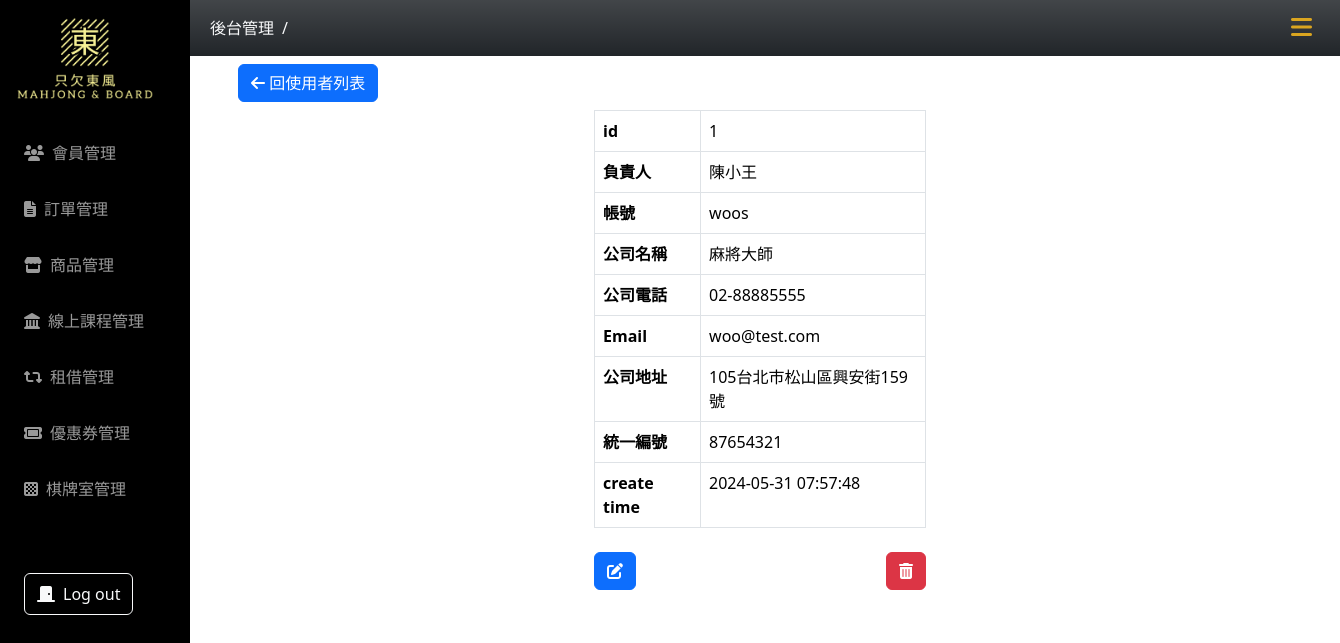
Before: /owner-list/user.php with the older database file.
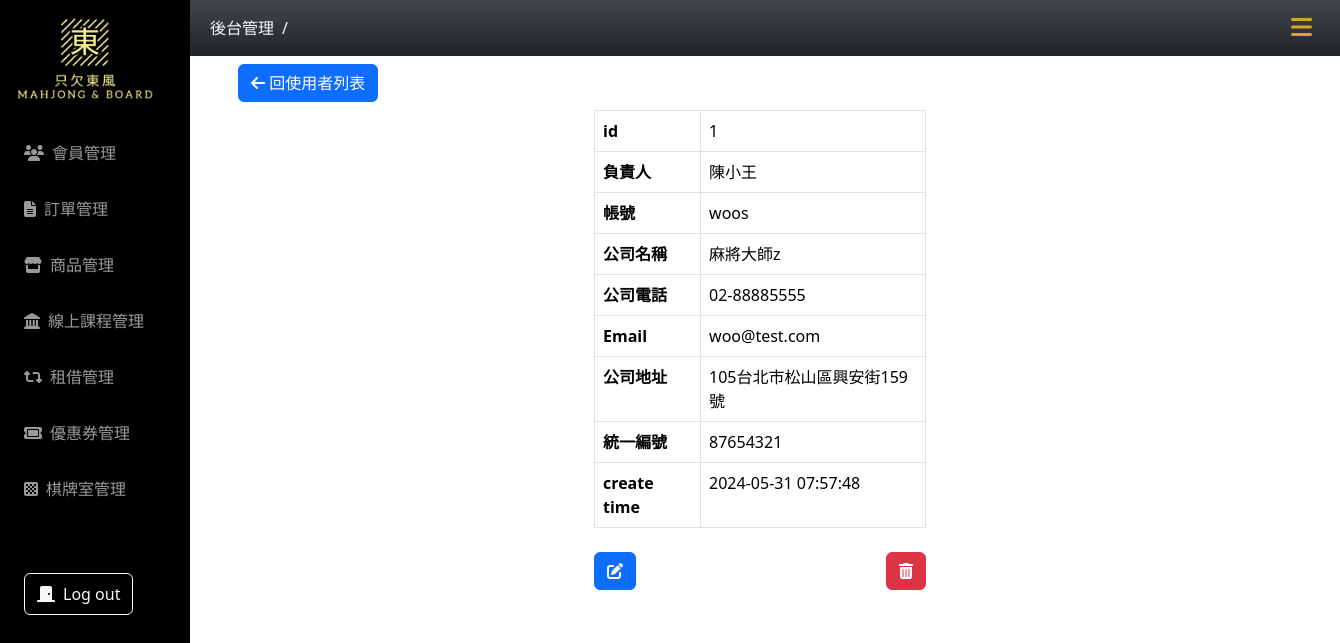
After: the same page with the newer database file.
### tables this page shows
CREATE TABLE `owner` (
  `id` int(11) NOT NULL,
  `member_type` text NOT NULL DEFAULT '企業會員',
  `account` varchar(50) NOT NULL,
  `password` varchar(255) NOT NULL DEFAULT '12345',
  `company_name` varchar(100) NOT NULL,
  `company_phone` varchar(20) NOT NULL,
  `fax_phone` varchar(20) DEFAULT NULL,
  `company_email` varchar(100) NOT NULL,
  `company_address` varchar(255) NOT NULL,
  `responsible_person` varchar(50) NOT NULL,
  `tax_ID_number` text NOT NULL,
  `created_at` timestamp NOT NULL DEFAULT current_timestamp(),
  `valid` text NOT NULL DEFAULT '1'
);

### owner-list/user.php (the view, shortened to what this page needs)
<?php
if (!isset($_GET["id"])) {
  $id = 1;
} else {
  $id = $_GET["id"];
}
require_once("../db_connect_mahjong.php");
$sql = "SELECT * FROM owner WHERE id = $id AND valid = 1";
$result = $conn->query($sql);
$row = $result->fetch_assoc();
?>
<!doctype html>
<html lang="en">
<head>
  <?php include("../css-mahjong.php") ?>
</head>
<body>
  <?php include("../nav.php") ?>
  <div class="container main-content px-5">
    <div class="py-2">
      <a class="btn btn-primary" href="users.php"><i class="fa-solid fa-arrow-left"></i> 回使用者列表
      </a>
    </div>
    <div class="row justify-content-center">
      <div class="col-lg-4">
        <?php if ($result->num_rows > 0) : ?>
          <table class="table table-bordered">
            <tr>
              <th>id</th>
              <td><?= $row["id"] ?> </td>
            </tr>
            <tr>
              <th>負責人</th>
              <td><?= $row["responsible_person"] ?></td>
            </tr>
            <tr>
              <th>帳號</th>
              <td><?= $row["account"] ?></td>
            </tr>
            <tr>
              <th>公司名稱</th>
              <td><?= $row["company_name"] ?></td>
            </tr>
            <tr>
              <th>公司電話</th>
              <td><?= $row["company_phone"] ?></td>
            </tr>
            <tr>
              <th>Email</th>
              <td><?= $row["company_email"] ?></td>
            </tr>
            <tr>
              <th>公司地址</th>
              <td><?= $row["company_address"] ?></td>
            </tr>
            <tr>
              <th>統一編號</th>
              <td><?= $row["tax_ID_number"] ?></td>
            </tr>
            <tr>
              <th>create time</th>
              <td><?= $row["created_at"] ?></td>
            </tr>
          </table>
          <div class="py-2 d-flex justify-content-between">
            <a href="user-edit.php?id=<?= $row["id"] ?> " title="編輯使用者" class="btn btn-primary">
              <i class="fa-solid fa-pen-to-square"></i>
            </a>
            <a class="btn btn-danger" title="刪除使用者" data-bs-toggle="modal" data-bs-target="#deleteModal"><i class="fa-solid fa-trash-can"></i></a>
          </div>
        <?php else : ?>
          <h1>使用者不存在</h1>
        <?php endif; ?>
      </div>
    </div>
  </div>
</body>
</html>

Changed rows visible on the page:
changed owner "陳小王": company_name "麻將大師" → "麻將大師z"
